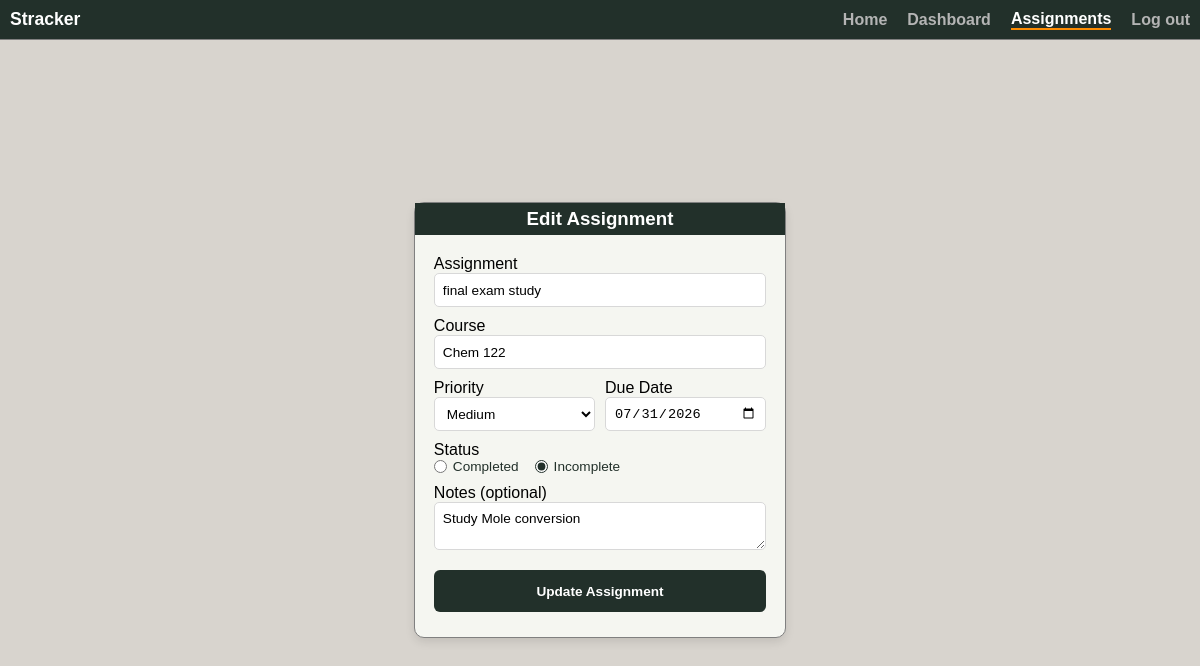
The page /edit-assignment/3 (signed in) on the database its author committed.
### app/models.py (models this page shows, shortened)
class Assignment(db.Model):
    id = db.Column(db.Integer, primary_key=True)
    name = db.Column(db.String(150))
    course = db.Column(db.String(150))
    priority = db.Column(db.String(10))
    due_date = db.Column(db.Date)
    notes = db.Column(db.String(1000))
    completion_status = db.Column(db.Boolean, default=False)
    student = db.Column(db.Integer, db.ForeignKey('user.id'))

### app/dashboard/routes.py (the view, shortened to what this page needs)
@views.route("/edit-assignment/<int:id>", methods=["GET", "POST"])
@login_required
def edit_assignment(id):
    assignment = Assignment.query.get_or_404(id)
    return render_template("edit.html", assignment=assignment, user=current_user)

### app/__init__.py (called while the page is built)
def create_app():
    app = Flask(__name__)
    app.config['SECRET_KEY'] = os.environ.get("SECRET_KEY")
    app.config['SQLALCHEMY_DATABASE_URI'] = 'sqlite:///database.db'
    db.init_app(app)
    from app.auth.routes import auth
    from app.dashboard.routes import views
    app.register_blueprint(auth, url_prefix="/auth")
    app.register_blueprint(views, url_prefix="/")
    from .models import User, Assignment
    login_manager = LoginManager()
    login_manager.login_view = "auth.login"
    login_manager.init_app(app)
    @login_manager.user_loader
    def load_user(id):
        return User.query.get(int(id))
    if not path.exists('app/' + "database.db"):
        with app.app_context():
            db.create_all()
        print('Created Database!')
    return app

### app/templates/edit.html (shortened to what this page needs)
{% extends "index.html" %}
{% block content %}
    <nav class="navbar">
        <span id="stracker">Stracker</span>
        {% if user.is_authenticated %}
        <a class = "navigation-link" href="/">Home</a>
        <a class = "navigation-link" href="/dashboard">Dashboard</a>
        <a class = "navigation-link current" href="/assignments">Assignments</a>
        <a class = "navigation-link" href="/auth/logout">Log out</a>
        {% else %}
        <a class = "navigation-link" href="/">Home</a>
        <a class = "navigation-link" href="/auth/login">Login</a>
        <a class = "navigation-link" href="/auth/sign-up">Sign-Up</a>
        {% endif %}
    </nav>
    <div id="edit-assignment-wrapper">
        <div id="edit-assignment-container" class="box-shadow">
            <h3 class="center container-header">Edit Assignment</h3>
            <form method="POST" action="/edit-assignment/{{ assignment.id }}" id="edit-assignment-form">
                <div class="form-group">
                    <label for="name">Assignment</label>
                    <input type="text" class="assignment-input" name="name" id="name" value="{{ assignment.name }}" placeholder="Example: Study for Final Exam" required>
                </div>
                <div class="form-group">
                    <label for="course">Course</label>
                    <input type="text" class="assignment-input" name="course" id="course" value="{{ assignment.course }}" required>
                </div>
                <div class="form-row">
                    <div class="form-group">
                        <label for="priority">Priority</label>
                        <select name="priority" class="assignment-input" id="priority" required>
                            <option value="Medium" {% if assignment.priority == "Medium" %}selected{% endif %}>Medium</option>
                        </select>
                    </div>
                    <div class="form-group">
                        <label for="due_date">Due Date</label>
                        <input type="date" class="assignment-input" name="due_date" id="due_date" value="{{ assignment.due_date }}" required>
                    </div>
                </div>
                <div class="form-group">
                    <label>Status</label>
                    <div class="status-toggle">
                        <label class="radio-option" for="complete">
                            <input type="radio" name="completed" id="complete" value="True" {% if assignment.completion_status %}checked{% endif %}>
                            Completed
                        </label>
                        <label class="radio-option" for="incomplete">
                            <input type="radio" name="completed" id="incomplete" value="False" {% if not assignment.completion_status %}checked{% endif %}>
                            Incomplete
                        </label>
                    </div>
                </div>
                <div class="form-group">
                    <label for="notes">Notes (optional)</label>
                    <textarea name="notes" id="notes">{{ assignment.notes }}</textarea>
                </div>
                <input id="update-assignment" type="submit" value="Update Assignment">
            </form>
        </div>
    </div>
{% endblock %}

### app/static/styles.css (style rules this page uses)
* { margin: 0; padding: 0; box-sizing: border-box; }
html { height: 100%; overflow: auto; }
body { font-family: Arial, sans-serif; background-color: rgb(216, 212, 206); display: flex; flex-direction: column; height: 100vh; overflow: auto; transform-origin: top center; }
#stracker { margin-right: auto; margin-left: 10px; font-weight: bold; color: white; font-size: 1.1rem; }
.navigation-link { text-decoration: none; margin: 10px; color: rgba(180, 180, 180); transition: all 0.3s ease; font-weight: bold; }
.current { border-bottom: 2px solid darkorange; color: white; }
.navbar { display: flex; width: 100vw; height: 5vh; background-color: #22302A; justify-content: end; align-items: center; border-bottom: 1px solid gray; flex: 0 0 auto; }
#notes { width: 100%; padding: 8px; border: 1px solid #d8d8d8; border-radius: 5px; font-size: 0.85rem; font-family: Arial, sans-serif; resize: vertical; background-color: white; }
.form-group { width: 90%; display: flex; flex-direction: column; margin-bottom: 10px; }
.form-row { width: 90%; display: flex; gap: 10px; }
.form-row .form-group { width: 100%; }
.assignment-input { width: 100%; height: 34px; padding: 0 8px; border: 1px solid #d8d8d8; border-radius: 5px; font-size: 0.85rem; background-color: white; }
#edit-assignment-wrapper { flex: 1; display: flex; justify-content: center; align-items: center; padding: 40px 20px; }
#edit-assignment-container { background-color: #F5F6F1; border: 1px solid gray; border-radius: 10px; width: 32%; min-width: 320px; padding: 0; display: flex; flex-direction: column; }
#edit-assignment-form { display: flex; flex-direction: column; align-items: center; padding: 20px 0 25px; }
.status-toggle { width: 100%; display: flex; gap: 16px; }
.radio-option { display: flex; align-items: center; gap: 6px; font-size: 0.85rem; font-weight: normal; color: #22302A; cursor: pointer; }
.radio-option input[type="radio"] { accent-color: #22302A; cursor: pointer; }
#update-assignment { background-color: #22302A; color: white; width: 90%; height: 42px; margin-top: 10px; border-radius: 6px; border: none; font-size: 0.85rem; font-weight: bold; cursor: pointer; transition: all 0.2s ease; }
.container-header { width: 100%; margin-top: 0; padding: 5px; background-color: #22302A; color: white; }
.center { text-align: center; }
.box-shadow { box-shadow: 0px 4px 10px 0px rgba(0, 0, 0, 0.1); }

### rows shown on the page
Assignment: name "final exam study", course "Chem 122", priority "Medium", due_date "07/31/2026", completion_status "☐ Completed", completion_status "☑ Incomplete", notes "Study Mole conversion"
